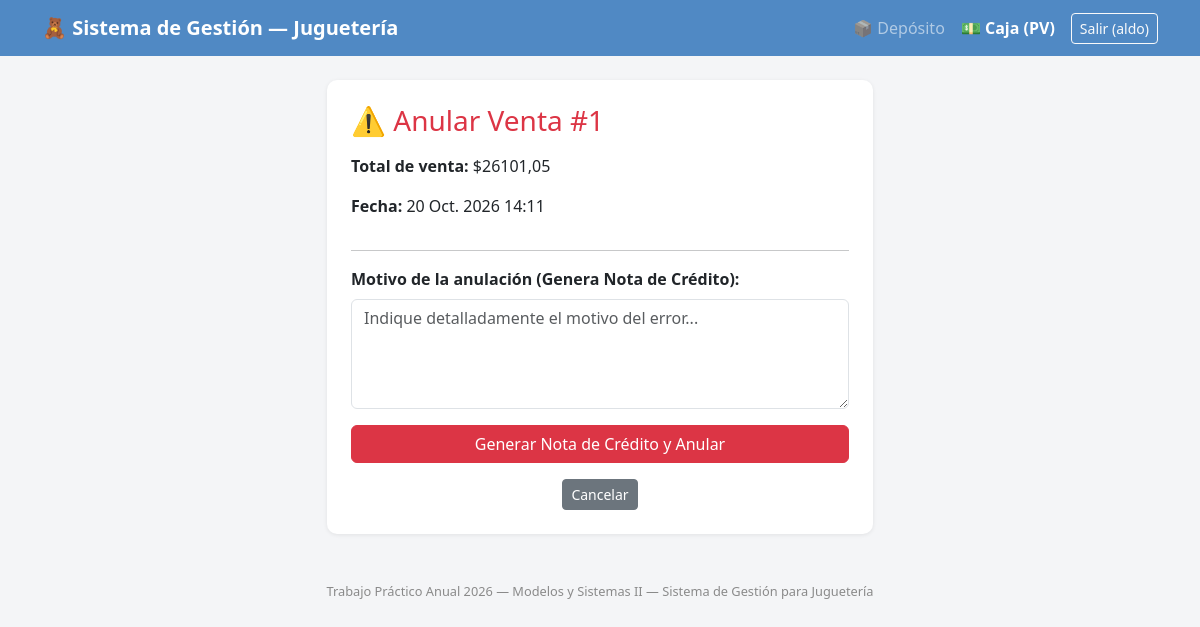
/caja/anular-venta/1/ (signed in), run on the app's committed database.
### productos/models.py (models this page shows, shortened)
class Venta(models.Model):
    sesion_caja = models.ForeignKey(SesionCaja, on_delete=models.CASCADE, related_name="ventas")
    cajero = models.ForeignKey(User, on_delete=models.CASCADE)
    fecha = models.DateTimeField("Fecha y Hora", auto_now_add=True)
    total = models.DecimalField("Total", max_digits=10, decimal_places=2)
    monto_efectivo = models.DecimalField("Pago en Efectivo", max_digits=10, decimal_places=2, default=0)
    monto_digital = models.DecimalField("Pago Digital", max_digits=10, decimal_places=2, default=0)
    monto_voucher = models.DecimalField("Pago con Voucher", max_digits=10, decimal_places=2, default=0)
    voucher_utilizado = models.ForeignKey(Voucher, on_delete=models.SET_NULL, null=True, blank=True, related_name="ventas")
    vuelto = models.DecimalField("Vuelto", max_digits=10, decimal_places=2, default=0)
    anulada = models.BooleanField("Anulada", default=False)
    class Meta:
        verbose_name = "Venta"
        verbose_name_plural = "Ventas"
        ordering = ["-fecha"]

### productos/caja_views.py (the view, shortened to what this page needs)
# urls.py: path("caja/anular-venta/<int:venta_id>/", caja_views.caja_anular_venta, name="caja_anular_venta"),
@login_required
def caja_anular_venta(request, venta_id):
    venta = get_object_or_404(Venta, pk=venta_id)
    if venta.anulada:
        messages.error(request, "La venta ya está anulada.")
        return redirect("caja_dashboard")
    return render(request, "productos/caja_anular_venta.html", {"venta": venta})

### productos/templates/productos/caja_anular_venta.html (shortened to what this page needs)
{% extends "productos/base.html" %}
{% block content %}
<div class="row justify-content-center mt-4">
  <div class="col-md-6">
    <div class="card p-4">
      <h3 class="mb-3 text-danger">⚠️ Anular Venta #{{ venta.pk }}</h3>
      <p><strong>Total de venta:</strong> ${{ venta.total }}</p>
      <p><strong>Fecha:</strong> {{ venta.fecha }}</p>
      <hr>
      <form method="post">
        <div class="mb-3">
          <label class="form-label fw-bold">Motivo de la anulación (Genera Nota de Crédito):</label>
          <textarea name="motivo" class="form-control" rows="4" required placeholder="Indique detalladamente el motivo del error..."></textarea>
        </div>
        <button type="submit" class="btn btn-danger w-100">Generar Nota de Crédito y Anular</button>
      </form>
      <div class="mt-3 text-center">
        <a href="{% url 'caja_dashboard' %}" class="btn btn-secondary btn-sm">Cancelar</a>
      </div>
    </div>
  </div>
</div>
{% endblock %}

### productos/templates/productos/base.html (shortened to what this page needs)
<!DOCTYPE html>
<html lang="es">
<head>
<link href="https://cdn.jsdelivr.net/npm/bootstrap@5.3.3/dist/css/bootstrap.min.css" rel="stylesheet">
</head>
<body>
<nav class="navbar navbar-expand-lg navbar-dark" style="background:#5089C4;">
  <div class="container">
    <a class="navbar-brand" href="{% url 'carga_productos' %}">🧸 Sistema de Gestión — Juguetería</a>
    <div class="collapse navbar-collapse justify-content-end" id="navbarNav">
      <ul class="navbar-nav align-items-center">
        <li class="nav-item">
          <a class="nav-link {% if request.resolver_match.url_name == 'carga_productos' %}active fw-bold{% endif %}" href="{% url 'carga_productos' %}">📦 Depósito</a>
        </li>
        <li class="nav-item">
          <a class="nav-link {% if 'caja' in request.resolver_match.url_name %}active fw-bold{% endif %}" href="{% url 'caja_dashboard' %}">💵 Caja (PV)</a>
        </li>
        {% if user.is_authenticated %}
        <li class="nav-item ms-2">
          <form action="{% url 'logout' %}" method="post" class="d-inline">
            <button type="submit" class="btn btn-sm btn-outline-light">Salir ({{ user.username }})</button>
          </form>
        </li>
        {% else %}
        <li class="nav-item">
          <a class="nav-link" href="{% url 'login' %}">Ingresar</a>
        </li>
        {% endif %}
      </ul>
    </div>
  </div>
</nav>
<div class="container my-4">
  {% block content %}{% endblock %}
  <footer class="text-center mt-5 mb-3">Trabajo Práctico Anual 2026 — Modelos y Sistemas II — Sistema de Gestión para Juguetería</footer>
</div>
</body>
</html>

### productos/templates/productos/base.html (style rules this page uses)
body { background:#f4f5f7; }
.navbar-brand { font-weight:700; }
.card { border:none; box-shadow:0 1px 4px rgba(0,0,0,.08); border-radius:10px; }
footer { color:#8a8a8a; font-size:.8rem; }

### data on the page
Venta: pk "1", total "26101,05", fecha "20 Oct. 2026 14:11"

### other printed values
{{ user.username }} "aldo"
